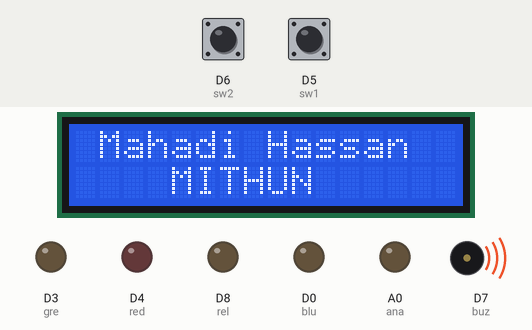
The sketch below on a simulated ESP8266 (NodeMCU). On the bench: 16×2 character LCD, output pins drawn as LEDs (lit = HIGH), buzzer (waves = sounding, pin HIGH). The test bench sets the inputs (shaded band); at power-on: D6 (sw2) LOW, D5 (sw1) HIGH. WiFi joins after 1.5 s; servers stay silent unless stated; what the sketch prints to the serial monitor is not drawn.

Above: at 0.1 s.
At 1.6 s:
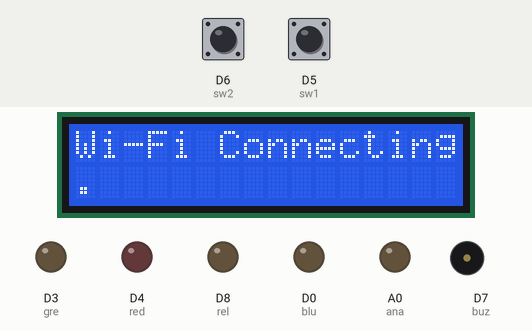
At 3.1 s:
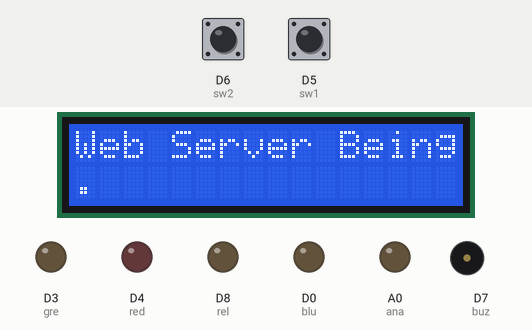
Timing chart, 0 to 4.3 s (numbered marks = the images above):
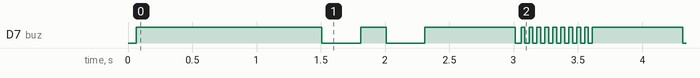

The sketch:

exClientServer.ino
```cpp
#include <ESP8266WiFi.h>

#include <Wire.h>
#include <LiquidCrystal_I2C.h>
LiquidCrystal_I2C lcd(0x27, 16, 2);

//Enter the Name & Password of your Wi-Fi
const char* ssid = "Mahadi Hassan";
const char* pass = "mithun1st";

WiFiServer server(80);

#define ana A0
#define sw1 D5
#define buz D7
#define sw2 D6
#define red D4
#define blu D0
#define gre D3
#define rel D8

String ts1 = "", ts2 = "", ts3 = "";

void setup() {

  pinMode (ana, OUTPUT);
  pinMode (sw1, INPUT);
  pinMode (buz, OUTPUT);
  pinMode (sw2, INPUT);
  pinMode (red, OUTPUT);
  pinMode (blu, OUTPUT);
  pinMode (gre, OUTPUT);
  pinMode (rel, OUTPUT);
  lcd.begin();

  lcd.clear();


  Serial.begin(115200);
  wifiSetup(ssid, pass);


  lcd.clear();
  lcd.setCursor(0, 0);
  lcd.print("Tra>> ");
  lcd.setCursor(0, 1);
  lcd.print("Rec<<  x_xx");
  digitalWrite(buz, 0);
}


void loop() {

  String sensor1 = (String)map(analogRead(ana), 0, 1024, 10, 999);
  String sensor2 = (String) digitalRead(sw2);
  String sensor3 = (String) digitalRead(sw1);

  transmitData(sensor1, sensor2, sensor3);
  String str = receivedData();


  if (str == "a_on") {
  digitalWrite(red, 1);
  }
  else if (str == "a_off") {
  digitalWrite(red, 0);
  }
  if (str == "b_on") {
  digitalWrite(gre, 1);
  }
  else if (str == "b_off") {
  digitalWrite(gre, 0);
  }
  if (str == "c_on") {
  digitalWrite(blu, 1);
  }
  else if (str == "c_off") {
  digitalWrite(blu, 0);
  }

  else if (str == "led on"  || str == "d_on") {
  digitalWrite(red, 1);
    digitalWrite(gre, 1);
    digitalWrite(blu, 1);
  }
  else if (str == "led off" || str == "d_off") {
  digitalWrite(red, 0);
    digitalWrite(gre, 0);
    digitalWrite(blu, 0);
  }


  //--------------------- lcd 1602

  if (str != "\0") {
  lcd.clear();
    lcd.setCursor(0, 1);
    lcd.print("Rec<<  " + str);
    digitalWrite(buz, 1);
    delay(50);
    digitalWrite(buz, 0);
    Serial.println(str);
  }
  lcd.setCursor(0, 0);
  lcd.print("Tra>>  " + sensor1 + " " + sensor2 + " " + sensor3);
}


//----- Do Not Change Anything If Unnecessary !! -----

void wifiSetup(String s, String p) {
  digitalWrite(buz, 1);
  lcd.setCursor(1, 0);
  lcd.print("Mahadi Hassan");
  lcd.setCursor(4, 1);
  lcd.print("MITHUN");
  delay(700);

  Serial.println("\nConnecting to " + s);
  WiFi.begin(s, p);

  lcd.clear();
  lcd.setCursor(0, 0);
  lcd.print("Wi-Fi Connecting");
  lcd.setCursor(0, 1);
  delay(500);
  int i = 0;

  while (WiFi.status() != WL_CONNECTED) {
    Serial.print(".");

    if (i == 8) {
      i = 0;
      lcd.setCursor(0, 1);
      lcd.print("                ");
      lcd.setCursor(0, 1);
    }
    lcd.print(". ");
    buzz(200);
    delay(300);
    i++;
  }

  Serial.println(WiFi.localIP());

  budi(700);
  lcd.clear();
  lcd.setCursor(3, 0);
  lcd.print("IP Address:");
  lcd.setCursor(1, 1);
  lcd.print(WiFi.localIP());


  while (!digitalRead(sw1)) {
    delay(100);
  }


  Serial.println("\nWiFi connected");
  server.begin();
  Serial.println("Server started");

  lcd.clear();
  lcd.setCursor(0, 0);
  lcd.print("Web Server Being");
  lcd.setCursor(0, 1);
  for (int i = 0; i <= 8; i++) {
    lcd.print(". ");
    buzz(30);
    delay(30);
  }
  budi(700);
  lcd.clear();

}
void buzz(int d) {
  digitalWrite(buz, HIGH);
  delay(d);
  digitalWrite(buz, LOW);
}
void budi(int d) {
  digitalWrite(buz, 1);
  lcd.noDisplay();
  delay(d);
  lcd.display();
  digitalWrite(buz, 0);
}
//---------------------------------api
String gs1 = "", gs2 = "", gs3 = "";
String receivedData() {
  WiFiClient client = server.available();
  if (client) {
    String req = client.readStringUntil('\r');
    req = req.substring(5, req.length() - 9);
    client.flush();
    String web = "HTTP/1.1 200 OK\r\nContent-Type: text/html\r\n\r\n";
    web += gs1 + "#" + gs2 + "#" + gs3 + "#\r\n";
    client.print(web);
    return req;
  }
}
void transmitData(String s1, String s2, String s3) {
  gs1 = s1;
  gs2 = s2;
  gs3 = s3;
}
```
